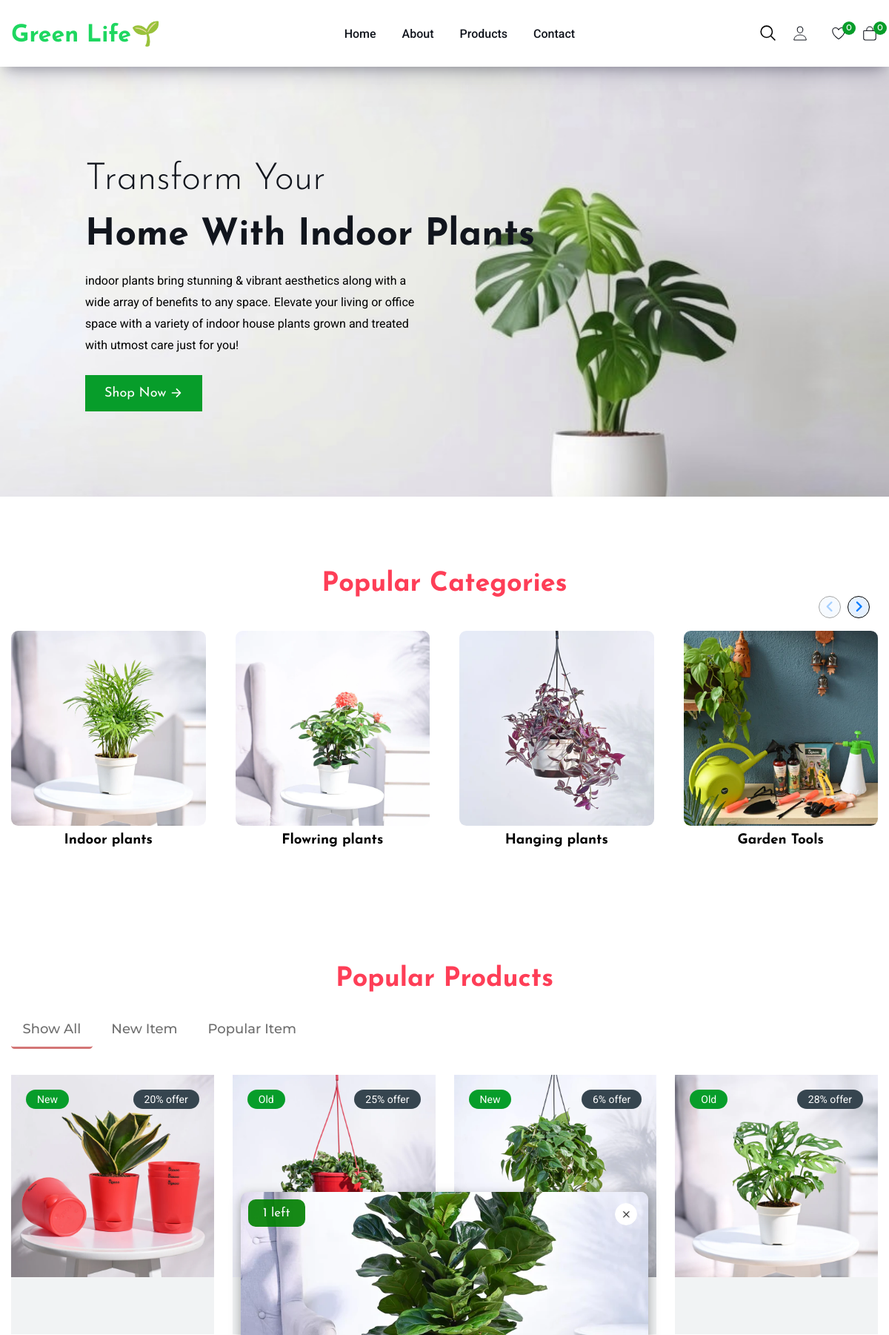
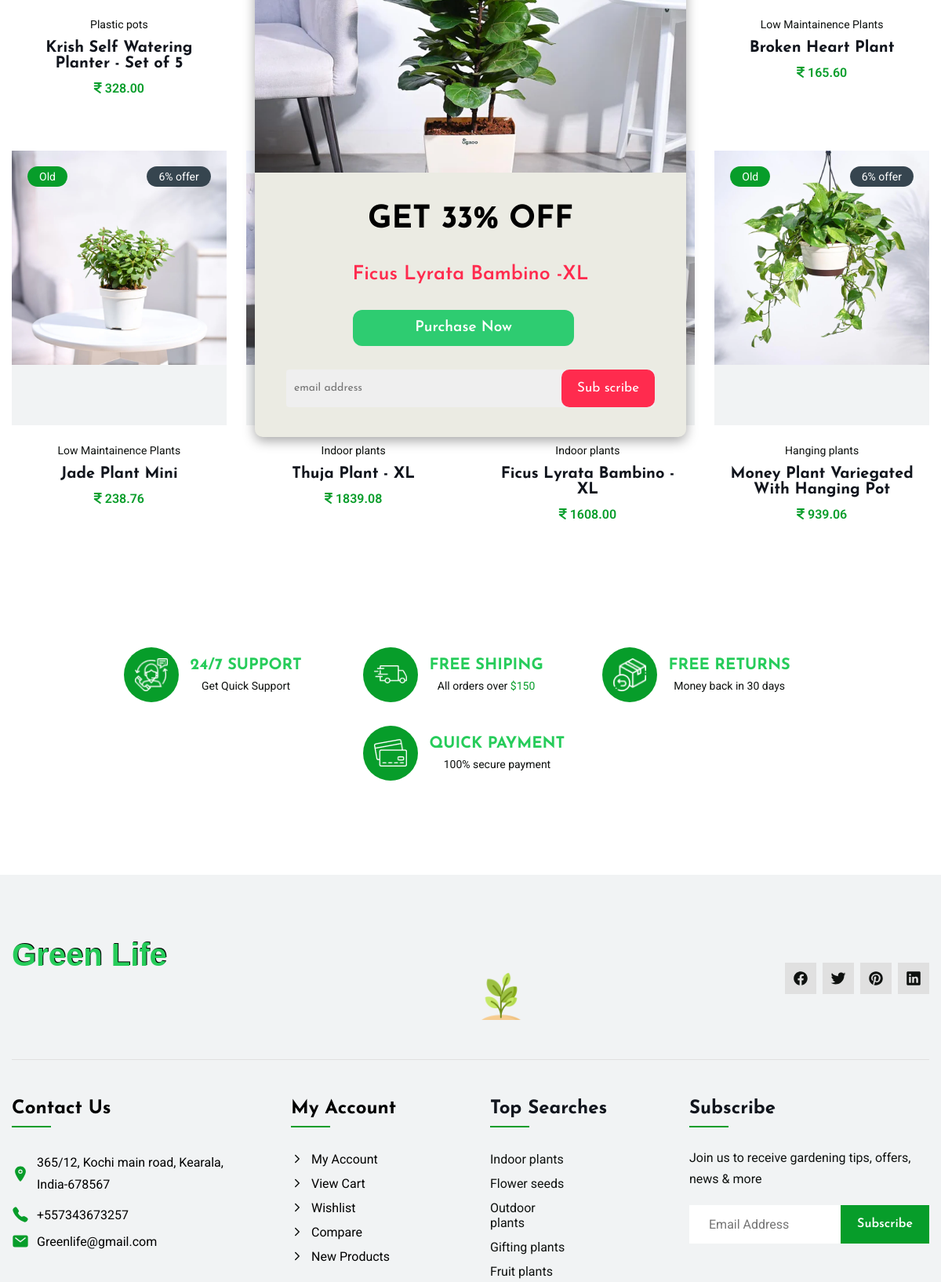
The page / (upper part) on the database its author committed (2 pictures, top to bottom).
### category/models.py (models this page shows)
class Category(models.Model):
    category_name = models.CharField(max_length=50)
    image = models.ImageField(upload_to='category')
    description=models.TextField(null=True)
    def __str__(self) -> str:
        return self.category_name

### product/models.py (models this page shows, shortened)
class Products(models.Model):
    IN_STOCK=0
    OUT_OF_STOCK=1
    STOCK = ((IN_STOCK, 'IN_STOCK'), (OUT_OF_STOCK, 'OUT_OF_STOCK'))
    CONDITION = (('New', 'New'), ('Old', 'Old'))
    name = models.CharField(max_length=100)
    desc=models.TextField(default=True)
    quantity = models.IntegerField(default=10)
    category=models.ForeignKey(Category,on_delete=models.CASCADE)
    price = models.DecimalField(max_digits=10, decimal_places=2)
    offer = models.DecimalField(max_digits=10, decimal_places=0)
    image1=models.ImageField(upload_to='product_images')
    image2=models.ImageField(upload_to='product_images',null=True,default=True)
    image3=models.ImageField(upload_to='product_images',null=True,default=True)
    image4=models.ImageField(upload_to='product_images',null=True,default=True)
    color=models.CharField(max_length=50)
    views=models.IntegerField(default=0)
    condtion = models.CharField(choices=CONDITION, max_length=100)
    stock = models.IntegerField(choices=STOCK,default=OUT_OF_STOCK)
    create_at = models.DateField(auto_now_add=True)
    updated_at = models.DateField(auto_now=True)
    filter_price = models.ForeignKey(Filter_Price, on_delete=models.CASCADE)
    def orginal_price(self):
        orginal_price=self.price-(self.price*(self.offer/100))
        return round(orginal_price,2)
    def __str__(self):
        return str(self.name)

### home/decorator.py (the view)
    def wrapper_func(request, *args, **kwargs):
        user_email = request.session.get('users',None)
        try:
            username = Customuser.objects.get(email = user_email)
            if username.is_blocked:
                del request.session["users"]
                messages.error(request, "You are blocked")
                return redirect("login")
            return view_func(request,username=username, *args, **kwargs)
        except Customuser.DoesNotExist:
            pass
        return view_func(request,username=None, *args, **kwargs)

### home/decorator.py (called while the page is built)
def session_handler(view_func):
    def wrapper_func(request, *args, **kwargs):
        user_email = request.session.get('users',None)
        try:
            username = Customuser.objects.get(email = user_email)
            if username.is_blocked:
                del request.session["users"]
                messages.error(request, "You are blocked")
                return redirect("login")
            return view_func(request,username=username, *args, **kwargs)
        except Customuser.DoesNotExist:
            pass
        return view_func(request,username=None, *args, **kwargs)
    return wrapper_func

### home/views.py (called while the page is built)
@session_handler
def index(request,username=None):
    product=Products.objects.filter().order_by('-id')[:8]
    category=Category.objects.all()
    offer=Products.objects.order_by('-offer').first()
    print(offer)
    if username:
        cart_obj,created=Order.objects.get_or_create(
            owner=username,
            order_status=Order.CART_STAGE
        )
        wish=Wishlist.objects.all()
        context={
            'username':username,
            'category':category,
            'product':product,
            'offer':offer,
            'cart':cart_obj,
            'wish':wish
        }
        return render(request,'index.html',context)
    else:
        context={
            'category':category,
            'product':product,
            'offer':offer
        }
        return render(request,'index.html',context)

### templates/index.html (shortened to what this page needs)
{% extends 'base.html' %}
{% load static %}
        {% block navbar %}
        {% include 'navbar.html' %}
        {% endblock navbar %}
    {% block popupadd %}
    {% include 'popupadd.html' %}
    {% endblock popupadd %}
    {% block loader %}
    {% include 'loader.html' %}
    {% endblock loader %}
  {% block maincontent %}
<main>
    <article>
      <section class="section hero" style="background-image: url({% static 'D:\myproject\indoorplants\static\images\1000324581.jpg' %});">
        <div class="container">
          <h2 class="h1 hero-title">
           Transform Your <strong>Home With Indoor Plants</strong>
          </h2>
          <p class="hero-text">
            indoor plants bring stunning & vibrant aesthetics along with a wide array of benefits to any space. Elevate your living or office space with a variety of indoor house plants grown and treated with utmost care just for you!
          </p>
          <button class="btn btn-primary">
            <a href="{% url 'allproduct' %}"><span style="color:white">Shop Now</span></a>
            <ion-icon name="arrow-forward-outline" aria-hidden="true"></ion-icon>
          </button>
        </div>
      </section>
      <section class="section product categories">
        <div class="container">
          <h2 class="h2 section-title">Popular Categories</h2>
          <div class="category_container swiper">
            <div class="swiper-wrapper" >
              {% for category in category %}
              <a href="{% url 'prodcategory' category.id %}" class="category_item swiper-slide">
                <img src="{{category.image.url}}" alt="" class="category_image">
                <h3 class="category_title" style="color:black;">{{category.category_name}}</h3>
              </a>
              {% endfor %}
            </div>
            <div class="swiper-button-next">
              <i class="fa-solid fa-angle-right"></i>
            </div>
            <div class="swiper-button-prev">
              <i class="fa-solid fa-angle-left"></i>
            </div>
          </div>
        </div>
      </section>
      <section class="section product">
        <div class="container">
          <h2 class="h2 section-title">Popular Products</h2>
          <div class="tab-btns">
            <span class="tab-btn active-tab">Show All</span>
            <a href="{% url 'newitem' %}"><span class="tab-btn">New Item</span></a>
            <a href="{% url 'popular' %}"><span class="tab-btn">Popular Item</span></a>
          </div>
          <ul class="product-list">
            {% for i in product %}
            <li class="product-item">
              <div class="product-card" tabindex="0">
                <figure class="card-banner">
                  <a href="{% url 'singleproduct' i.id %}"><img src="{{i.image1.url}}" width="312" height="350" loading="lazy"
                    alt="Running Sneaker Shoes" class="image-contain"></a>
                  <div class="card-badge">{{i.condtion}}</div>
                  <div class="card-offer">{{i.offer}}% offer</div>
                </figure>
                <div class="card-content">
                  <div class="card-cat">
                    <a href="#" class="card-cat-link">{{i.category}}</a>
                  </div>
                  <h3 class="h3 card-title">
                    <a href="#">{{i.name}}</a>
                  </h3>
                  <data class="card-price" value="180.85"><i class="fa fa-rupee">&nbsp;</i>{{i.orginal_price}}</data>
                </div>
              </div>
            </li>
            {% endfor %}
          </ul>
        </div>
      </section>
    </article>
  </main>
  <section class="section service">
    <div class="container">
      <ul class="service-list">
        <li class="service-item">
          <div class="service-card">
            <div class="card-icon">
              <img src="{% static 'images/service-4.png' %}" width="40" height="40" loading="lazy" alt="Service icon">
            </div>
            <div>
              <h3 class="h4 card-title">24/7 Support</h3>
              <p class="card-text">
                Get Quick Support
              </p>
            </div>
          </div>
        </li>
        <li class="service-item">
          <div class="service-card">
            <div class="card-icon">
              <img src="{% static 'images/service-1.png' %}" width="53" height="28" loading="lazy" alt="Service icon">
            </div>
            <div>
              <h3 class="h4 card-title">Free Shiping</h3>
              <p class="card-text">
                All orders over <span>$150</span>
              </p>
            </div>
          </div>
        </li>
        <li class="service-item">
          <div class="service-card">
            <div class="card-icon">
              <img src="{% static 'images/service-3.png' %}" width="40" height="40" loading="lazy" alt="Service icon">
            </div>
            <div>
              <h3 class="h4 card-title">Free Returns</h3>
              <p class="card-text">
                Money back in 30 days
              </p>
            </div>
          </div>
        </li>
        <li class="service-item">
          <div class="service-card">
            <div class="card-icon">
              <img src="{% static 'images/service-2.png' %}" width="43" height="35" loading="lazy" alt="Service icon">
            </div>
            <div>
              <h3 class="h4 card-title">Quick Payment</h3>
              <p class="card-text">
                100% secure payment
              </p>
            </div>
          </div>
        </li>
      </ul>
    </div>
  </section>
  {% include 'footer.html' %}
  {% endblock maincontent %}

### templates/popupadd.html (shortened to what this page needs)
{% load static %}
<div  id="loader">
    <img class="mainimg"src="{{offer.image1.url}}" >
      <div class="items">{{offer.quantity}}&nbsp;left</div>
    <div class="offer-text">
      <h2>get&nbsp;{{offer.offer}}%&nbsp;off</h2>
      <small style="font-size:25px">{{offer.name}}</small>
      <a href="{% url 'singleproduct' offer.id %}">Purchase Now</a>
      <form>
        <input type="email" placeholder="email address">
        <button type="submit">Sub scribe</button>
      </form>
    </div>
    <img src="{% static 'images/close.png' %}" class="close-icon" onclick="closeloader()">
  </div>

### templates/popupadd.html (style rules this page uses)
#loader .items { position:absolute; top:10px; left:10px; padding:10px 20px; background-color:green; color:white; border-radius:10px; font-size:17px; opacity:.9 }

### rows shown on the page
Category: image (picture), category_name "Indoor plants"
Category: image (picture), category_name "Flowring plants"
Category: image (picture), category_name "Hanging plants"
Category: image (picture), category_name "Garden Tools"
Products: image1 (picture), condtion "New", offer "20", category "Plastic pots", name "Krish Self Watering Planter - Set of 5", orginal_price "328.00"
Products: image1 (picture), condtion "Old", offer "25"
Products: image1 (picture), condtion "New", offer "6"
Products: image1 (picture), condtion "Old", offer "28", category "Low Maintainence Plants", name "Broken Heart Plant", orginal_price "165.60"
Products: image1 (picture), condtion "Old", offer "6", category "Low Maintainence Plants", name "Jade Plant Mini", orginal_price "238.76"
Products: category "Indoor plants", name "Thuja Plant - XL", orginal_price "1839.08"
Products: category "Indoor plants", name "Ficus Lyrata Bambino -XL", orginal_price "1608.00", image1 (picture), quantity "1", offer "33"
Products: image1 (picture), condtion "Old", offer "6", category "Hanging plants", name "Money Plant Variegated With Hanging Pot", orginal_price "939.06"
